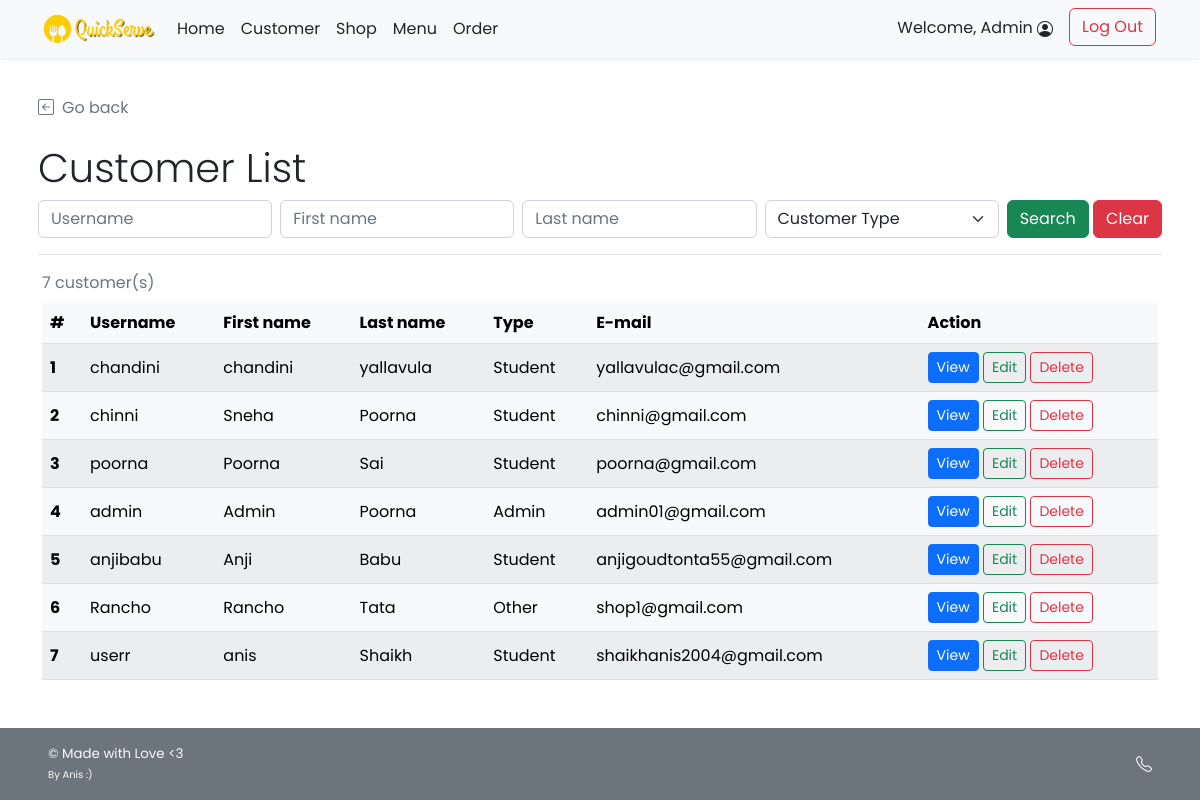
The app's page /admin/admin_customer_list.php (signed in) with its own data.
### tables this page shows
CREATE TABLE `customer` (
  `c_username` varchar(45) NOT NULL,
  `c_pwd` varchar(45) NOT NULL,
  `c_firstname` varchar(45) NOT NULL,
  `c_lastname` varchar(45) NOT NULL,
  `c_email` varchar(100) NOT NULL,
  `c_gender` varchar(1) NOT NULL COMMENT 'M for Male, F for Female',
  `c_type` varchar(3) NOT NULL COMMENT 'Type of customer in this canteen (STD for student,STF for staff, GUE for guest, ADM for admin, OTH for other)',
  `c_id` int(11) NOT NULL
);

### admin/admin_customer_list.php (the view, shortened to what this page needs)
<!DOCTYPE html>
<html lang="en" class="h-100">
<head>
    <?php
        include("../conn_db.php");
        include('../head.php');
    ?>
    <link href="../css/main.css" rel="stylesheet">
</head>
<body class="d-flex flex-column h-100">
    <?php include('nav_header_admin.php')?>
    <div class="container p-2 pb-0" id="admin-dashboard">
        <div class="mt-4 border-bottom">
            <a class="nav nav-item text-decoration-none text-muted mb-2" href="#" onclick="history.back();">
                <i class="bi bi-arrow-left-square me-2"></i>Go back
            </a>
            <h2 class="pt-3 display-6">Customer List</h2>
            <form class="form-floating mb-3" method="GET" action="admin_customer_list.php">
                <div class="row g-2">
                    <div class="col">
                        <input type="text" class="form-control" id="username" name="un" placeholder="Username"
                            <?php if(isset($_GET["search"])){?>value="<?php echo $_GET["un"];?>" <?php } ?>>
                    </div>
                    <div class="col">
                        <input type="text" class="form-control" id="firstname" name="fn" placeholder="First name"
                            <?php if(isset($_GET["search"])){?>value="<?php echo $_GET["fn"];?>" <?php } ?>>
                    </div>
                    <div class="col">
                        <input type="text" class="form-control" id="lastname" name="ln" placeholder="Last name"
                            <?php if(isset($_GET["search"])){?>value="<?php echo $_GET["ln"];?>" <?php } ?>>
                    </div>
                    <div class="col">
                        <select class="form-select" id="utype" name="ut">
                            <?php if(isset($_GET["search"])){?>
                            <option selected value="">Customer Type</option>
                            <option value="STD" <?php if($_GET["ut"]=="STD"){ echo "selected";}?>>Student</option>
                            <option value="STF" <?php if($_GET["ut"]=="STF"){ echo "selected";}?>>Faculty Staff</option>
                            <option value="GUE" <?php if($_GET["ut"]=="GUE"){ echo "selected";}?>>Visitor</option>
                            <option value="ADM" <?php if($_GET["ut"]=="ADM"){ echo "selected";}?>>Admin</option>
                            <option value="OTH" <?php if($_GET["ut"]=="OTH"){ echo "selected";}?>>Other</option>
                            <?php }else{ ?>
                            <option selected value="">Customer Type</option>
                            <?php } ?>
                        </select>
                    </div>
                    <div class="col-auto">
                        <button type="submit" name="search" value="1" class="btn btn-success">Search</button>
                        <button type="reset" class="btn btn-danger"
                            onclick="javascript: window.location='admin_customer_list.php'">Clear</button>
                    </div>
                </div>
            </form>
        </div>
    </div>
    <div class="container pt-2" id="cust-table">
        <?php
            if(!isset($_GET["search"])){
                $search_query = "SELECT c_id,c_username,c_firstname,c_lastname,c_type,c_email FROM customer;";
            }
            $search_result = $mysqli -> query($search_query);
            $search_numrow = $search_result -> num_rows;
            if($search_numrow == 0){
        ?>
        <div class="row">
            <div class="col mt-2 ms-2 p-2 bg-danger text-white rounded text-start">
                <i class="bi bi-x-circle ms-2"></i><span class="ms-2 mt-2">No customer found!</span>
                <a href="admin_customer_list.php" class="text-white">Clear Search Result</a>
            </div>
        </div>
        <?php } else{ ?>
        <div class="table-responsive">
        <table class="table rounded-5 table-light table-striped table-hover align-middle caption-top mb-5">
            <caption><?php echo $search_numrow;?> customer(s) <?php if(isset($_GET["search"])){?><br /><a
                    Result</a><?php } ?></caption>
            <thead class="bg-light">
                <tr>
                    <th scope="col">#</th>
                    <th scope="col">Username</th>
                    <th scope="col">First name</th>
                    <th scope="col">Last name</th>
                    <th scope="col">Type</th>
                    <th scope="col">E-mail</th>
                    <th scope="col">Action</th>
                </tr>
            </thead>
            <tbody>
                <?php $i=1; while($row = $search_result -> fetch_array()){ ?>
                <tr>
                    <th><?php echo $i++;?></th>
                    <td><?php echo $row["c_username"];?></td>
                    <td><?php echo $row["c_firstname"];?></td>
                    <td><?php echo $row["c_lastname"];?></td>
                    <td><?php
                        switch($row["c_type"]){
                            case "STD": echo "Student"; break;
                            case "ADM": echo "Admin"; break;
                            default: echo "Other";
                        }
                    ?>
                    </td>
                    <td><?php echo $row["c_email"];?></td>
                    <td>
                        <a href="admin_customer_detail.php?c_id=<?php echo $row["c_id"]?>"
                            class="btn btn-sm btn-primary">View</a>
                        <a href="admin_customer_edit.php?c_id=<?php echo $row["c_id"]?>"
                            class="btn btn-sm btn-outline-success">Edit</a>
                        <a href="admin_customer_delete.php?c_id=<?php echo $row["c_id"]?>"
                            class="btn btn-sm btn-outline-danger">Delete</a>
                    </td>
                </tr>
                <?php } ?>
            </tbody>
        </table>
        </div>
        <?php }
        ?>
    </div>
    <?php include('admin_footer.php')?>
</body>
</html>

### css/main.css (style rules this page uses)
html { height: 100%; }
body { height: 100%; padding-top: 4rem; margin-bottom: -50px; font-family: 'Poppins', 'Noto Sans Thai', sans-serif; }
a { cursor: pointer; }
.bi { vertical-align: -.125em; fill: currentColor; }

### records on screen
customer: c_username "chandini", c_firstname "chandini", c_lastname "yallavula", c_type "Student", c_email "yallavulac@gmail.com"
customer: c_username "chinni", c_firstname "Sneha", c_lastname "Poorna", c_type "Student", c_email "chinni@gmail.com"
customer: c_username "poorna", c_firstname "Poorna", c_lastname "Sai", c_type "Student", c_email "poorna@gmail.com"
customer: c_username "admin", c_firstname "Admin", c_lastname "Poorna", c_type "Admin", c_email "admin01@gmail.com"
customer: c_username "anjibabu", c_firstname "Anji", c_lastname "Babu", c_type "Student", c_email "anjigoudtonta55@gmail.com"
customer: c_username "Rancho", c_firstname "Rancho", c_lastname "Tata", c_type "Other", c_email "shop1@gmail.com"
customer: c_username "userr", c_firstname "anis", c_lastname "Shaikh", c_type "Student", c_email "shaikhanis2004@gmail.com"

### other values on screen
$_SESSION['firstname'] "Admin"
$search_numrow "7"
